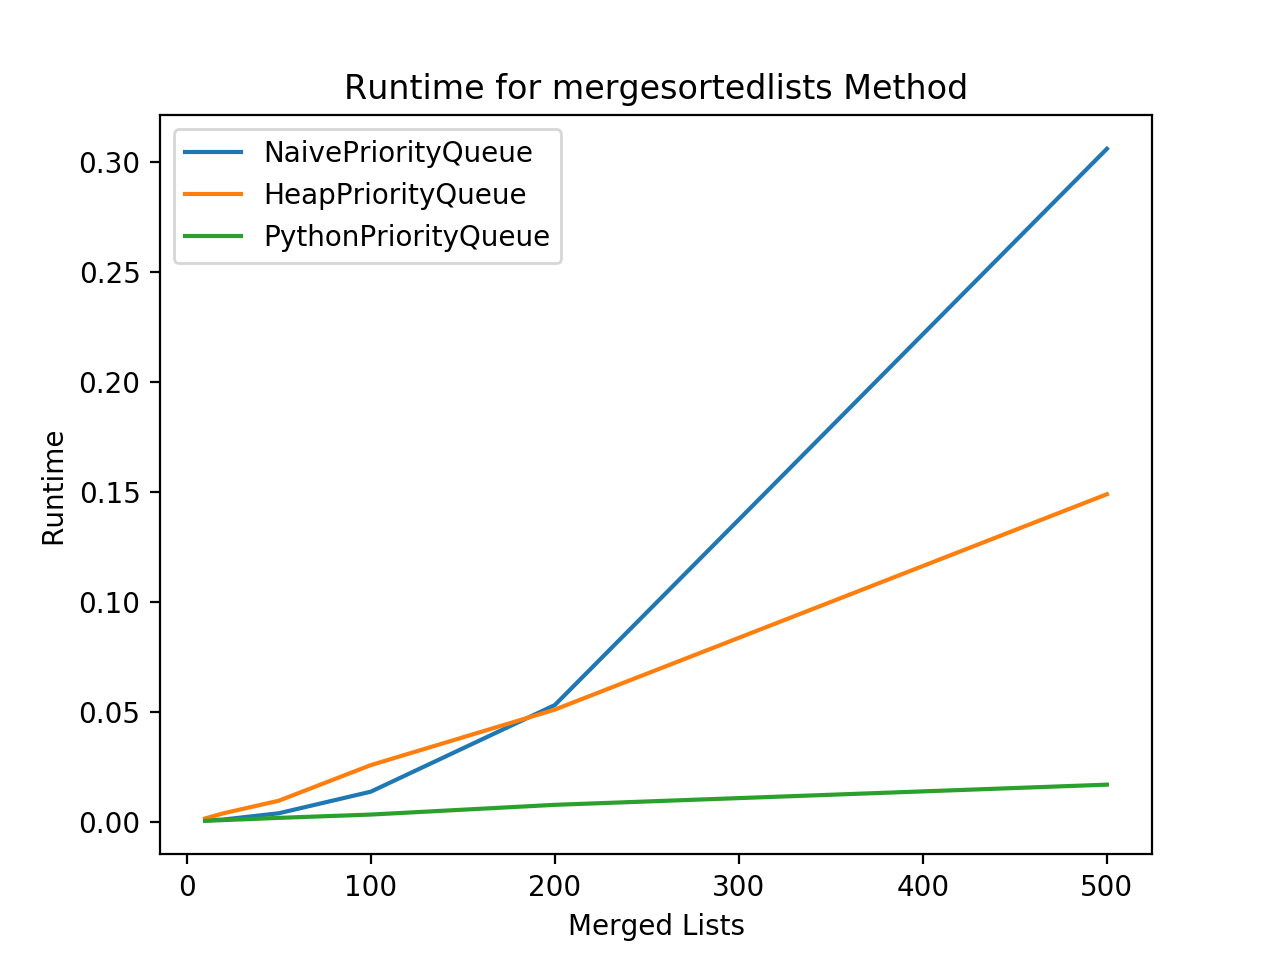

Write Python code to recreate this figure.
import P2
from P2 import Heap, MaxHeap, MinHeap
import P3
from P3 import PriorityQueue, NaivePriorityQueue, HeapPriorityQueue, PythonPriorityQueue

from random import sample
from time import time
import heapq
import numpy as np
import matplotlib.pyplot as plt

ns = (10, 20, 50, 100, 200, 500)

naive_queue = P3.timeit(pqclass=NaivePriorityQueue, n_average = 5)
heap_queue = P3.timeit(pqclass=HeapPriorityQueue, n_average = 5)
python_queue = P3.timeit(pqclass=PythonPriorityQueue, n_average = 5)

plt.plot(ns, naive_queue)
plt.plot(ns, heap_queue)
plt.plot(ns, python_queue)
plt.title("Runtime for mergesortedlists Method")
plt.ylabel("Runtime")
plt.xlabel("Merged Lists")
plt.legend(["NaivePriorityQueue", "HeapPriorityQueue", "PythonPriorityQueue"])
plt.show()
